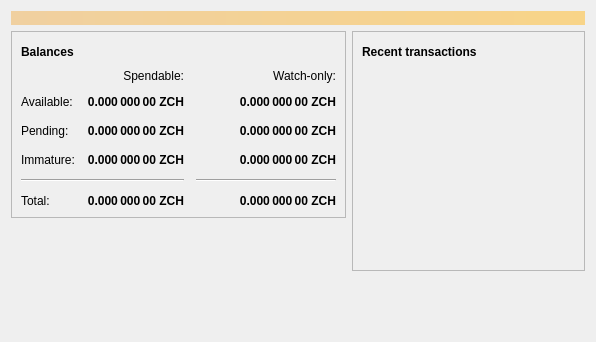
<?xml version="1.0" encoding="UTF-8"?>
<ui version="4.0">
 <class>OverviewPage</class>
 <widget class="QWidget" name="OverviewPage">
  <property name="geometry">
   <rect>
    <x>0</x>
    <y>0</y>
    <width>596</width>
    <height>342</height>
   </rect>
  </property>
  <property name="windowTitle">
   <string>Form</string>
  </property>
  <layout class="QVBoxLayout" name="topLayout">
   <item>
    <widget class="QLabel" name="labelAlerts">
     <property name="visible">
      <bool>false</bool>
     </property>
     <property name="styleSheet">
      <string notr="true">QLabel { background-color: qlineargradient(x1: 0, y1: 0, x2: 1, y2: 0, stop:0 #F0D0A0, stop:1 #F8D488); color:#000000; }</string>
     </property>
     <property name="wordWrap">
      <bool>true</bool>
     </property>
     <property name="margin">
      <number>3</number>
     </property>
     <property name="textInteractionFlags">
      <set>Qt::TextSelectableByMouse</set>
     </property>
    </widget>
   </item>
   <item>
    <layout class="QHBoxLayout" name="horizontalLayout" stretch="1,1">
     <item>
      <layout class="QVBoxLayout" name="verticalLayout_2">
       <item>
        <widget class="QFrame" name="frame">
         <property name="frameShape">
          <enum>QFrame::StyledPanel</enum>
         </property>
         <property name="frameShadow">
          <enum>QFrame::Raised</enum>
         </property>
         <layout class="QVBoxLayout" name="verticalLayout_4">
          <item>
           <layout class="QHBoxLayout" name="horizontalLayout_4">
            <item>
             <widget class="QLabel" name="label_5">
              <property name="font">
               <font>
                <weight>75</weight>
                <bold>true</bold>
               </font>
              </property>
              <property name="text">
               <string>Balances</string>
              </property>
             </widget>
            </item>
            <item>
             <widget class="QPushButton" name="labelWalletStatus">
              <property name="enabled">
               <bool>true</bool>
              </property>
              <property name="maximumSize">
               <size>
                <width>30</width>
                <height>16777215</height>
               </size>
              </property>
              <property name="toolTip">
               <string>The displayed information may be out of date. Your wallet automatically synchronizes with the zoowcash network after a connection is established, but this process has not completed yet.</string>
              </property>
              <property name="text">
               <string/>
              </property>
              <property name="icon">
               <iconset resource="../bitcoin.qrc">
                <normaloff>:/icons/warning</normaloff>
                <disabledoff>:/icons/warning</disabledoff>:/icons/warning</iconset>
              </property>
              <property name="iconSize">
               <size>
                <width>24</width>
                <height>24</height>
               </size>
              </property>
              <property name="flat">
               <bool>true</bool>
              </property>
             </widget>
            </item>
            <item>
             <spacer name="horizontalSpacer_3">
              <property name="orientation">
               <enum>Qt::Horizontal</enum>
              </property>
              <property name="sizeHint" stdset="0">
               <size>
                <width>40</width>
                <height>20</height>
               </size>
              </property>
             </spacer>
            </item>
           </layout>
          </item>
          <item>
           <layout class="QGridLayout" name="gridLayout">
            <property name="spacing">
             <number>12</number>
            </property>
            <item row="2" column="2">
             <widget class="QLabel" name="labelWatchPending">
              <property name="font">
               <font>
                <weight>75</weight>
                <bold>true</bold>
               </font>
              </property>
              <property name="cursor">
               <cursorShape>IBeamCursor</cursorShape>
              </property>
              <property name="toolTip">
               <string>Unconfirmed transactions to watch-only addresses</string>
              </property>
              <property name="text">
               <string notr="true">0.000 000 00 ZCH</string>
              </property>
              <property name="alignment">
               <set>Qt::AlignRight|Qt::AlignTrailing|Qt::AlignVCenter</set>
              </property>
              <property name="textInteractionFlags">
               <set>Qt::LinksAccessibleByMouse|Qt::TextSelectableByKeyboard|Qt::TextSelectableByMouse</set>
              </property>
             </widget>
            </item>
            <item row="2" column="1">
             <widget class="QLabel" name="labelUnconfirmed">
              <property name="font">
               <font>
                <weight>75</weight>
                <bold>true</bold>
               </font>
              </property>
              <property name="cursor">
               <cursorShape>IBeamCursor</cursorShape>
              </property>
              <property name="toolTip">
               <string>Total of transactions that have yet to be confirmed, and do not yet count toward the spendable balance</string>
              </property>
              <property name="text">
               <string notr="true">0.000 000 00 ZCH</string>
              </property>
              <property name="alignment">
               <set>Qt::AlignRight|Qt::AlignTrailing|Qt::AlignVCenter</set>
              </property>
              <property name="textInteractionFlags">
               <set>Qt::LinksAccessibleByMouse|Qt::TextSelectableByKeyboard|Qt::TextSelectableByMouse</set>
              </property>
             </widget>
            </item>
            <item row="3" column="2">
             <widget class="QLabel" name="labelWatchImmature">
              <property name="font">
               <font>
                <weight>75</weight>
                <bold>true</bold>
               </font>
              </property>
              <property name="cursor">
               <cursorShape>IBeamCursor</cursorShape>
              </property>
              <property name="toolTip">
               <string>Mined balance in watch-only addresses that has not yet matured</string>
              </property>
              <property name="text">
               <string notr="true">0.000 000 00 ZCH</string>
              </property>
              <property name="alignment">
               <set>Qt::AlignRight|Qt::AlignTrailing|Qt::AlignVCenter</set>
              </property>
              <property name="textInteractionFlags">
               <set>Qt::LinksAccessibleByMouse|Qt::TextSelectableByKeyboard|Qt::TextSelectableByMouse</set>
              </property>
             </widget>
            </item>
            <item row="4" column="0" colspan="2">
             <widget class="Line" name="line">
              <property name="orientation">
               <enum>Qt::Horizontal</enum>
              </property>
             </widget>
            </item>
            <item row="4" column="2">
             <widget class="Line" name="lineWatchBalance">
              <property name="sizePolicy">
               <sizepolicy hsizetype="Preferred" vsizetype="Fixed">
                <horstretch>0</horstretch>
                <verstretch>0</verstretch>
               </sizepolicy>
              </property>
              <property name="minimumSize">
               <size>
                <width>140</width>
                <height>0</height>
               </size>
              </property>
              <property name="orientation">
               <enum>Qt::Horizontal</enum>
              </property>
             </widget>
            </item>
            <item row="5" column="0">
             <widget class="QLabel" name="labelTotalText">
              <property name="text">
               <string>Total:</string>
              </property>
             </widget>
            </item>
            <item row="3" column="1">
             <widget class="QLabel" name="labelImmature">
              <property name="font">
               <font>
                <weight>75</weight>
                <bold>true</bold>
               </font>
              </property>
              <property name="cursor">
               <cursorShape>IBeamCursor</cursorShape>
              </property>
              <property name="toolTip">
               <string>Mined balance that has not yet matured</string>
              </property>
              <property name="text">
               <string notr="true">0.000 000 00 ZCH</string>
              </property>
              <property name="alignment">
               <set>Qt::AlignRight|Qt::AlignTrailing|Qt::AlignVCenter</set>
              </property>
              <property name="textInteractionFlags">
               <set>Qt::LinksAccessibleByMouse|Qt::TextSelectableByKeyboard|Qt::TextSelectableByMouse</set>
              </property>
             </widget>
            </item>
            <item row="2" column="3">
             <spacer name="horizontalSpacer_2">
              <property name="orientation">
               <enum>Qt::Horizontal</enum>
              </property>
              <property name="sizeHint" stdset="0">
               <size>
                <width>40</width>
                <height>20</height>
               </size>
              </property>
             </spacer>
            </item>
            <item row="3" column="0">
             <widget class="QLabel" name="labelImmatureText">
              <property name="text">
               <string>Immature:</string>
              </property>
             </widget>
            </item>
            <item row="5" column="1">
             <widget class="QLabel" name="labelTotal">
              <property name="font">
               <font>
                <weight>75</weight>
                <bold>true</bold>
               </font>
              </property>
              <property name="cursor">
               <cursorShape>IBeamCursor</cursorShape>
              </property>
              <property name="toolTip">
               <string>Your current total balance</string>
              </property>
              <property name="text">
               <string notr="true">0.000 000 00 ZCH</string>
              </property>
              <property name="alignment">
               <set>Qt::AlignRight|Qt::AlignTrailing|Qt::AlignVCenter</set>
              </property>
              <property name="textInteractionFlags">
               <set>Qt::LinksAccessibleByMouse|Qt::TextSelectableByKeyboard|Qt::TextSelectableByMouse</set>
              </property>
             </widget>
            </item>
            <item row="5" column="2">
             <widget class="QLabel" name="labelWatchTotal">
              <property name="font">
               <font>
                <weight>75</weight>
                <bold>true</bold>
               </font>
              </property>
              <property name="cursor">
               <cursorShape>IBeamCursor</cursorShape>
              </property>
              <property name="toolTip">
               <string>Current total balance in watch-only addresses</string>
              </property>
              <property name="text">
               <string notr="true">0.000 000 00 ZCH</string>
              </property>
              <property name="alignment">
               <set>Qt::AlignRight|Qt::AlignTrailing|Qt::AlignVCenter</set>
              </property>
              <property name="textInteractionFlags">
               <set>Qt::LinksAccessibleByMouse|Qt::TextSelectableByKeyboard|Qt::TextSelectableByMouse</set>
              </property>
             </widget>
            </item>
            <item row="0" column="2">
             <widget class="QLabel" name="labelWatchonly">
              <property name="text">
               <string>Watch-only:</string>
              </property>
              <property name="alignment">
               <set>Qt::AlignRight|Qt::AlignTrailing|Qt::AlignVCenter</set>
              </property>
             </widget>
            </item>
            <item row="1" column="0">
             <widget class="QLabel" name="labelBalanceText">
              <property name="text">
               <string>Available:</string>
              </property>
             </widget>
            </item>
            <item row="1" column="1">
             <widget class="QLabel" name="labelBalance">
              <property name="font">
               <font>
                <weight>75</weight>
                <bold>true</bold>
               </font>
              </property>
              <property name="cursor">
               <cursorShape>IBeamCursor</cursorShape>
              </property>
              <property name="toolTip">
               <string>Your current spendable balance</string>
              </property>
              <property name="text">
               <string notr="true">0.000 000 00 ZCH</string>
              </property>
              <property name="alignment">
               <set>Qt::AlignRight|Qt::AlignTrailing|Qt::AlignVCenter</set>
              </property>
              <property name="textInteractionFlags">
               <set>Qt::LinksAccessibleByMouse|Qt::TextSelectableByKeyboard|Qt::TextSelectableByMouse</set>
              </property>
             </widget>
            </item>
            <item row="1" column="2">
             <widget class="QLabel" name="labelWatchAvailable">
              <property name="font">
               <font>
                <weight>75</weight>
                <bold>true</bold>
               </font>
              </property>
              <property name="cursor">
               <cursorShape>IBeamCursor</cursorShape>
              </property>
              <property name="toolTip">
               <string>Your current balance in watch-only addresses</string>
              </property>
              <property name="text">
               <string notr="true">0.000 000 00 ZCH</string>
              </property>
              <property name="alignment">
               <set>Qt::AlignRight|Qt::AlignTrailing|Qt::AlignVCenter</set>
              </property>
              <property name="textInteractionFlags">
               <set>Qt::LinksAccessibleByMouse|Qt::TextSelectableByKeyboard|Qt::TextSelectableByMouse</set>
              </property>
             </widget>
            </item>
            <item row="2" column="0">
             <widget class="QLabel" name="labelPendingText">
              <property name="text">
               <string>Pending:</string>
              </property>
             </widget>
            </item>
            <item row="0" column="1">
             <widget class="QLabel" name="labelSpendable">
              <property name="text">
               <string>Spendable:</string>
              </property>
              <property name="alignment">
               <set>Qt::AlignRight|Qt::AlignTrailing|Qt::AlignVCenter</set>
              </property>
             </widget>
            </item>
           </layout>
          </item>
         </layout>
        </widget>
       </item>
       <item>
        <spacer name="verticalSpacer">
         <property name="orientation">
          <enum>Qt::Vertical</enum>
         </property>
         <property name="sizeHint" stdset="0">
          <size>
           <width>20</width>
           <height>40</height>
          </size>
         </property>
        </spacer>
       </item>
      </layout>
     </item>
     <item>
      <layout class="QVBoxLayout" name="verticalLayout_3">
       <item>
        <widget class="QFrame" name="frame_2">
         <property name="frameShape">
          <enum>QFrame::StyledPanel</enum>
         </property>
         <property name="frameShadow">
          <enum>QFrame::Raised</enum>
         </property>
         <layout class="QVBoxLayout" name="verticalLayout">
          <item>
           <layout class="QHBoxLayout" name="horizontalLayout_2">
            <item>
             <widget class="QLabel" name="label_4">
              <property name="font">
               <font>
                <weight>75</weight>
                <bold>true</bold>
               </font>
              </property>
              <property name="text">
               <string>Recent transactions</string>
              </property>
             </widget>
            </item>
            <item>
             <widget class="QPushButton" name="labelTransactionsStatus">
              <property name="enabled">
               <bool>true</bool>
              </property>
              <property name="maximumSize">
               <size>
                <width>30</width>
                <height>16777215</height>
               </size>
              </property>
              <property name="toolTip">
               <string>The displayed information may be out of date. Your wallet automatically synchronizes with the zoowcash network after a connection is established, but this process has not completed yet.</string>
              </property>
              <property name="text">
               <string/>
              </property>
              <property name="icon">
               <iconset resource="../bitcoin.qrc">
                <normaloff>:/icons/warning</normaloff>
                <disabledoff>:/icons/warning</disabledoff>:/icons/warning</iconset>
              </property>
              <property name="iconSize">
               <size>
                <width>24</width>
                <height>24</height>
               </size>
              </property>
              <property name="flat">
               <bool>true</bool>
              </property>
             </widget>
            </item>
            <item>
             <spacer name="horizontalSpacer">
              <property name="orientation">
               <enum>Qt::Horizontal</enum>
              </property>
              <property name="sizeHint" stdset="0">
               <size>
                <width>40</width>
                <height>20</height>
               </size>
              </property>
             </spacer>
            </item>
           </layout>
          </item>
          <item>
           <widget class="QListView" name="listTransactions">
            <property name="styleSheet">
             <string notr="true">QListView { background: transparent; }</string>
            </property>
            <property name="frameShape">
             <enum>QFrame::NoFrame</enum>
            </property>
            <property name="verticalScrollBarPolicy">
             <enum>Qt::ScrollBarAlwaysOff</enum>
            </property>
            <property name="horizontalScrollBarPolicy">
             <enum>Qt::ScrollBarAlwaysOff</enum>
            </property>
            <property name="selectionMode">
             <enum>QAbstractItemView::NoSelection</enum>
            </property>
           </widget>
          </item>
         </layout>
        </widget>
       </item>
       <item>
        <spacer name="verticalSpacer_2">
         <property name="orientation">
          <enum>Qt::Vertical</enum>
         </property>
         <property name="sizeHint" stdset="0">
          <size>
           <width>20</width>
           <height>40</height>
          </size>
         </property>
        </spacer>
       </item>
      </layout>
     </item>
    </layout>
   </item>
  </layout>
 </widget>
 <resources/>
 <connections/>
</ui>
